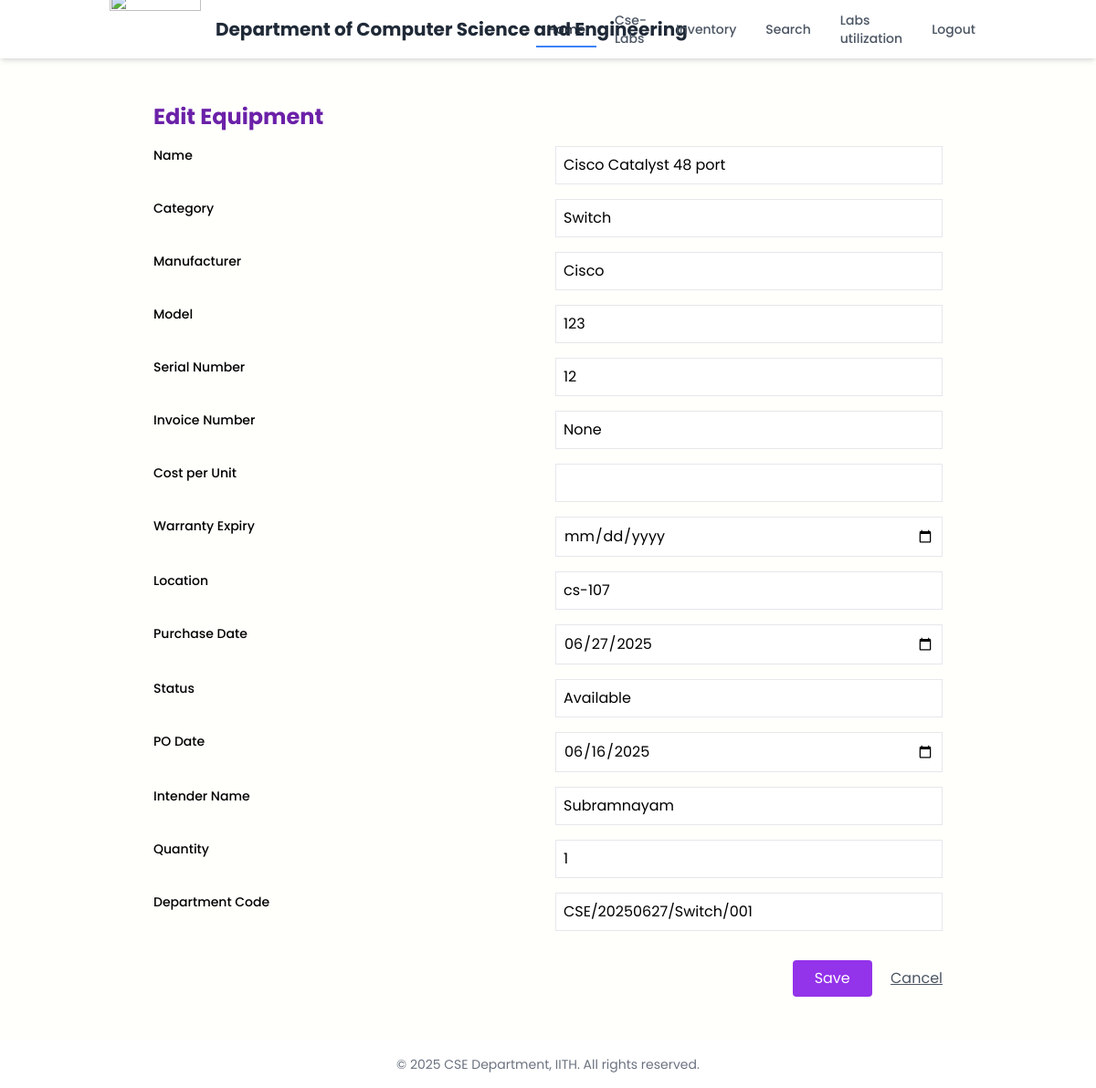
The page /equipment/edit/4 on the database its author committed.
### models.py (models this page shows)
class Equipment(db.Model):
    id = db.Column(db.Integer, primary_key=True)
    name = db.Column(db.String(100), nullable=False)
    category = db.Column(db.String(50), nullable=False)
    manufacturer = db.Column(db.String(100), nullable=False)
    model = db.Column(db.String(100), nullable=False)
    serial_number = db.Column(db.String(100), nullable=False)
    invoice_number = db.Column(db.String(100), nullable=True)         # ✅ NEW
    cost_per_unit = db.Column(db.Float, nullable=True)                # ✅ NEW
    warranty_expiry = db.Column(db.String(20), nullable=True)
    location = db.Column(db.String(100), nullable=False)
    purchase_date = db.Column(db.String(20), nullable=False)
    status = db.Column(db.String(20), nullable=False)
    po_date = db.Column(db.String(20), nullable=False)
    intender_name = db.Column(db.String(100), nullable=False)
    quantity = db.Column(db.Integer, nullable=False)
    department_code = db.Column(db.String(100), unique=True, nullable=False)

### app.py (the view, shortened to what this page needs)
@app.route('/equipment/edit/<int:id>', methods=['GET', 'POST'])
def edit_equipment(id):
    item = Equipment.query.get_or_404(id)
    return render_template('edit_equipment.html', item=item)

### templates/edit_equipment.html
{% extends "login_home.html" %}
{% block content %}
<div class="max-w-4xl mx-auto py-6 px-4">
  <h2 class="text-2xl font-bold text-purple-800 mb-4">Edit Equipment</h2>
  <form method="POST" class="grid grid-cols-2 gap-4">
    <label class="text-sm font-medium">Name</label>
    <input type="text" name="name" value="{{ item.name }}" class="border p-2" required>
    <label class="text-sm font-medium">Category</label>
    <input type="text" name="category" value="{{ item.category }}" class="border p-2" required>
    <label class="text-sm font-medium">Manufacturer</label>
    <input type="text" name="manufacturer" value="{{ item.manufacturer }}" class="border p-2" required>
    <label class="text-sm font-medium">Model</label>
    <input type="text" name="model" value="{{ item.model }}" class="border p-2" required>
    <label class="text-sm font-medium">Serial Number</label>
    <input type="text" name="serial_number" value="{{ item.serial_number }}" class="border p-2" required>
    <label class="text-sm font-medium">Invoice Number</label>
    <input type="text" name="invoice_number" value="{{ item.invoice_number }}" class="border p-2">
    <label class="text-sm font-medium">Cost per Unit</label>
    <input type="number" step="0.01" name="cost_per_unit" value="{{ item.cost_per_unit }}" class="border p-2">
    <label class="text-sm font-medium">Warranty Expiry</label>
    <input type="date" name="warranty_expiry" value="{{ item.warranty_expiry }}" class="border p-2">
    <label class="text-sm font-medium">Location</label>
    <input type="text" name="location" value="{{ item.location }}" class="border p-2" required>
    <label class="text-sm font-medium">Purchase Date</label>
    <input type="date" name="purchase_date" value="{{ item.purchase_date }}" class="border p-2" required>
    <label class="text-sm font-medium">Status</label>
    <input type="text" name="status" value="{{ item.status }}" class="border p-2" required>
    <label class="text-sm font-medium">PO Date</label>
    <input type="date" name="po_date" value="{{ item.po_date }}" class="border p-2" required>
    <label class="text-sm font-medium">Intender Name</label>
    <input type="text" name="intender_name" value="{{ item.intender_name }}" class="border p-2" required>
    <label class="text-sm font-medium">Quantity</label>
    <input type="number" name="quantity" value="{{ item.quantity }}" class="border p-2" required>
    <label class="text-sm font-medium">Department Code</label>
    <input type="text" name="department_code" value="{{ item.department_code }}" class="border p-2" required>
    <div class="col-span-2 text-right mt-4">
      <button type="submit" class="bg-purple-600 hover:bg-purple-700 text-white px-6 py-2 rounded">Save</button>
      <a href="{{ url_for('equipment_list') }}" class="ml-4 text-gray-600 underline">Cancel</a>
    </div>
  </form>
</div>
{% endblock %}

### templates/login_home.html (style rules this page uses)
body { font-family: 'Poppins', sans-serif; background-color: #fffffc; }

### rows shown on the page
Equipment: name "Cisco Catalyst 48 port", category "Switch", manufacturer "Cisco", model "123", serial_number "12", invoice_number "None", location "cs-107", purchase_date "06/27/2025", status "Available", po_date "06/16/2025", intender_name "Subramnayam", quantity "1", department_code "CSE/20250627/Switch/001"

### other values the page prints
{{ current_year or "2025" }} "2025"
